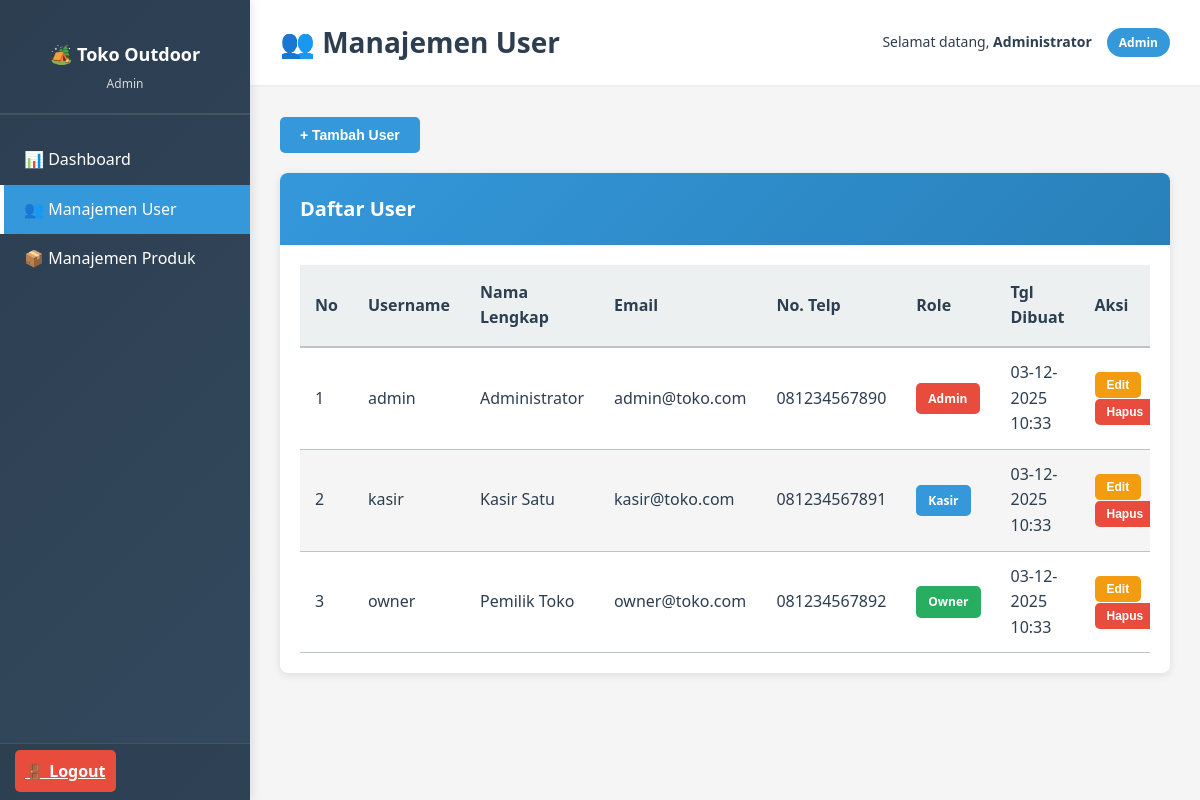
/user_management.php (signed in), run on the app's committed database.
### tables this page shows
CREATE TABLE IF NOT EXISTS user (
    id_user INT PRIMARY KEY AUTO_INCREMENT,
    username VARCHAR(100) UNIQUE NOT NULL,
    password VARCHAR(255) NOT NULL,
    role ENUM('admin', 'kasir', 'owner') NOT NULL DEFAULT 'kasir',
    nama_lengkap VARCHAR(150) NOT NULL,
    email VARCHAR(100),
    no_telp VARCHAR(15),
    created_at TIMESTAMP DEFAULT CURRENT_TIMESTAMP,
    updated_at TIMESTAMP DEFAULT CURRENT_TIMESTAMP ON UPDATE CURRENT_TIMESTAMP
);

### helper.php (called while the page is built, shortened)
<?php
function format_date($date) {
    $date_obj = new DateTime($date);
    return $date_obj->format('d-m-Y H:i');
}
function get_users_by_role($role = null) {
    $query = "SELECT * FROM user";
    $query .= " ORDER BY created_at DESC";
    $result = query($query);
    return fetch_all($result);
}
?>

### Config/koneksi.php (called while the page is built, shortened)
<?php
$koneksi = mysqli_connect(DB_HOST, DB_USER, DB_PASS, DB_NAME);
mysqli_set_charset($koneksi, "utf8mb4");
function query($sql) {
    global $koneksi;
    $result = mysqli_query($koneksi, $sql);
    return $result;
}
function fetch_all($result) {
    $data = [];
    while ($row = mysqli_fetch_assoc($result)) {
        $data[] = $row;
    }
    return $data;
}
?>

### user_management.php (the view, shortened to what this page needs)
<?php
require_once 'Config/koneksi.php';
require_once 'helper.php';
$users = get_users_by_role();
$users = get_users_by_role();
?>
<!DOCTYPE html>
<html lang="id">
<head>
    <link rel="stylesheet" href="assets/css/style.css">
</head>
<body>
    <div class="wrapper">
        <?php include 'includes/sidebar.php'; ?>
        <div class="main-content">
            <div class="header">
                <h1>👥 Manajemen User</h1>
                <div class="user-info">
                    <span class="user-name">
                        Selamat datang, <strong><?php echo htmlspecialchars($_SESSION['nama_lengkap']); ?></strong>
                    </span>
                    <span class="user-role"><?php echo ucfirst($_SESSION['role']); ?></span>
                </div>
            </div>
            <div class="btn-group">
                <button class="btn btn-primary" onclick="openModal('addUserModal')">+ Tambah User</button>
            </div>
            <div class="card">
                <div class="card-header">
                    <h2>Daftar User</h2>
                </div>
                <div class="card-body">
                    <div class="table-responsive">
                        <?php if (count($users) > 0): ?>
                            <table>
                                <thead>
                                    <tr>
                                        <th>No</th>
                                        <th>Username</th>
                                        <th>Nama Lengkap</th>
                                        <th>Email</th>
                                        <th>No. Telp</th>
                                        <th>Role</th>
                                        <th>Tgl Dibuat</th>
                                        <th>Aksi</th>
                                    </tr>
                                </thead>
                                <tbody>
                                    <?php $no = 1; foreach ($users as $user): ?>
                                        <tr>
                                            <td><?php echo $no++; ?></td>
                                            <td><?php echo htmlspecialchars($user['username']); ?></td>
                                            <td><?php echo htmlspecialchars($user['nama_lengkap']); ?></td>
                                            <td><?php echo htmlspecialchars($user['email'] ?? '-'); ?></td>
                                            <td><?php echo htmlspecialchars($user['no_telp'] ?? '-'); ?></td>
                                            <td>
                                                <span class="btn btn-sm" style="background-color:
                                                    <?php echo $user['role'] === 'admin' ? '#e74c3c' : ($user['role'] === 'kasir' ? '#3498db' : '#27ae60'); ?>;
                                                    color: white; border: none; cursor: default;">
                                                    <?php echo ucfirst($user['role']); ?>
                                                </span>
                                            </td>
                                            <td><?php echo format_date($user['created_at']); ?></td>
                                            <td>
                                                <button class="btn btn-sm btn-warning" onclick="editUser(<?php echo $user['id_user']; ?>)">Edit</button>
                                                <button class="btn btn-sm btn-danger" onclick="deleteUser(<?php echo $user['id_user']; ?>)">Hapus</button>
                                            </td>
                                        </tr>
                                    <?php endforeach; ?>
                                </tbody>
                            </table>
                        <?php endif; ?>
                    </div>
                </div>
            </div>
        </div>
    </div>
</body>
</html>

### assets/css/style.css (style rules this page uses)
* { margin: 0; padding: 0; box-sizing: border-box; }
:root { --primary-color: #2c3e50; --secondary-color: #3498db; --danger-color: #e74c3c; --success-color: #27ae60; --warning-color: #f39c12; --light-bg: #ecf0f1; --text-dark: #2c3e50; --text-light: #7f8c8d; --border-color: #bdc3c7; }
body { font-family: "Segoe UI", Tahoma, Geneva, Verdana, sans-serif; background-color: #f5f5f5; color: var(--text-dark); line-height: 1.6; }
.wrapper { display: flex; min-height: 100vh; }
.main-content { margin-left: 250px; width: calc(100% - 250px); padding: 30px; }
.header { background: white; padding: 20px 30px; margin: -30px -30px 30px -30px; border-bottom: 2px solid var(--light-bg); display: flex; justify-content: space-between; align-items: center; }
.header h1 { font-size: 28px; color: var(--text-dark); }
.user-info { display: flex; align-items: center; gap: 15px; }
.user-info .user-name { text-align: right; font-size: 14px; }
.user-info .user-role { display: inline-block; padding: 5px 12px; background-color: var(--secondary-color); color: white; border-radius: 20px; font-size: 12px; font-weight: 600; }
.card { background: white; border-radius: 8px; box-shadow: 0 2px 8px rgba(0, 0, 0, 0.1); margin-bottom: 20px; overflow: hidden; }
.card-header { padding: 20px; background: linear-gradient(135deg, var(--secondary-color) 0%, #2980b9 100%); color: white; display: flex; justify-content: space-between; align-items: center; }
.card-header h2 { font-size: 20px; margin: 0; }
.card-body { padding: 20px; }
.table-responsive { overflow-x: auto; }
table { width: 100%; border-collapse: collapse; }
table thead { background-color: var(--light-bg); border-bottom: 2px solid var(--border-color); }
table thead th { padding: 15px; text-align: left; font-weight: 600; color: var(--text-dark); }
table tbody td { padding: 12px 15px; border-bottom: 1px solid var(--border-color); }
table tbody tr { transition: background-color 0.2s ease; }
table tbody tr:nth-child(even) { background-color: #f5f5f5; }
.btn { display: inline-block; padding: 10px 20px; font-size: 14px; border: none; border-radius: 5px; cursor: pointer; text-decoration: none; transition: all 0.3s ease; font-weight: 600; text-align: center; }
.btn-primary { background-color: var(--secondary-color); color: white; }
.btn-danger { background-color: var(--danger-color); color: white; }
.btn-warning { background-color: var(--warning-color); color: white; }
.btn-sm { padding: 6px 12px; font-size: 12px; }
.btn-group { display: flex; gap: 10px; flex-wrap: wrap; margin-bottom: 20px; }

### data on the page
user: username "admin", nama_lengkap "Administrator", email "admin@toko.com", no_telp "081234567890", role "Admin", created_at "03-12-2025 10:33"
user: username "kasir", nama_lengkap "Kasir Satu", email "kasir@toko.com", no_telp "081234567891", role "Kasir", created_at "03-12-2025 10:33"
user: username "owner", nama_lengkap "Pemilik Toko", email "owner@toko.com", no_telp "081234567892", role "Owner", created_at "03-12-2025 10:33"

### other printed values
$_SESSION['role'] "Admin"
$_SESSION['nama_lengkap'] "Administrator"
